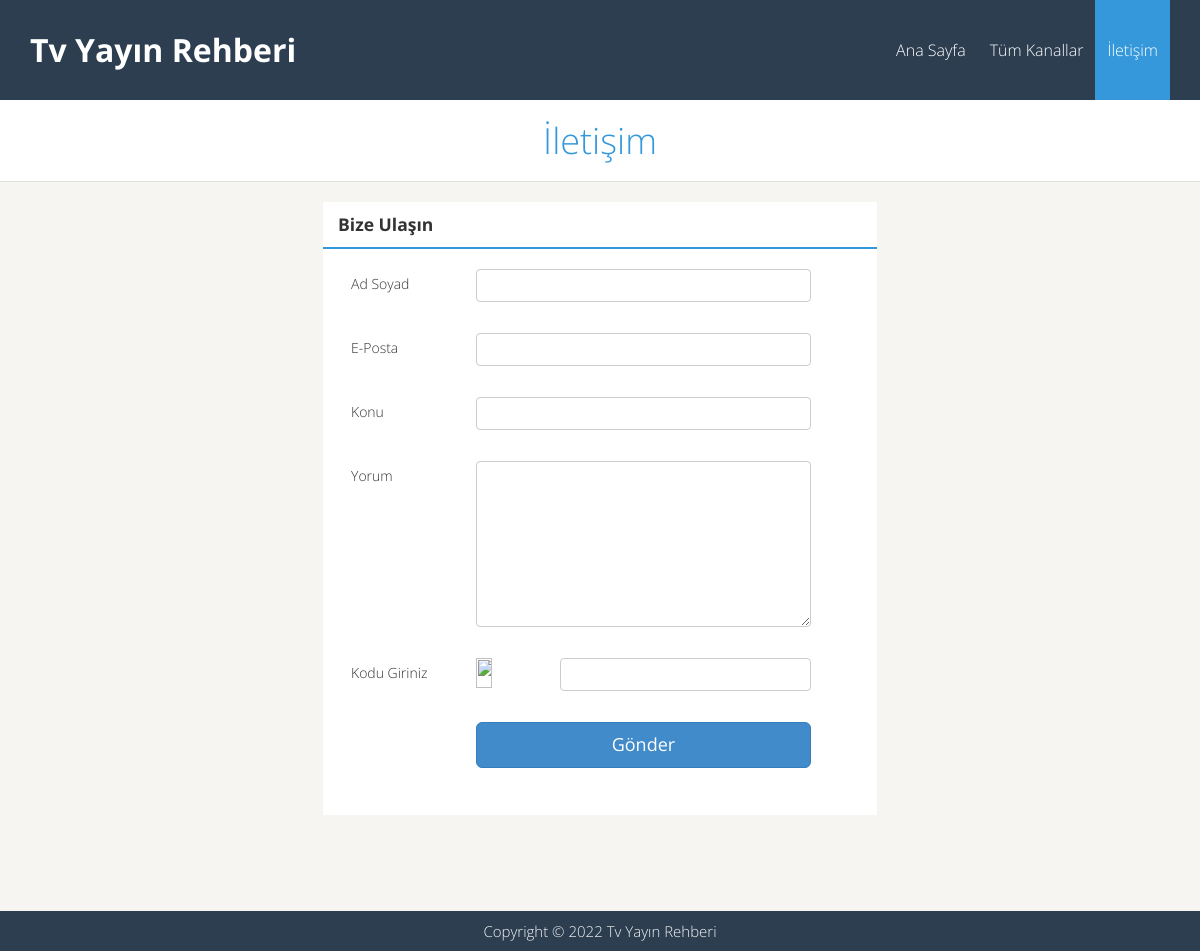
The page /iletisim on the database as committed earlier.
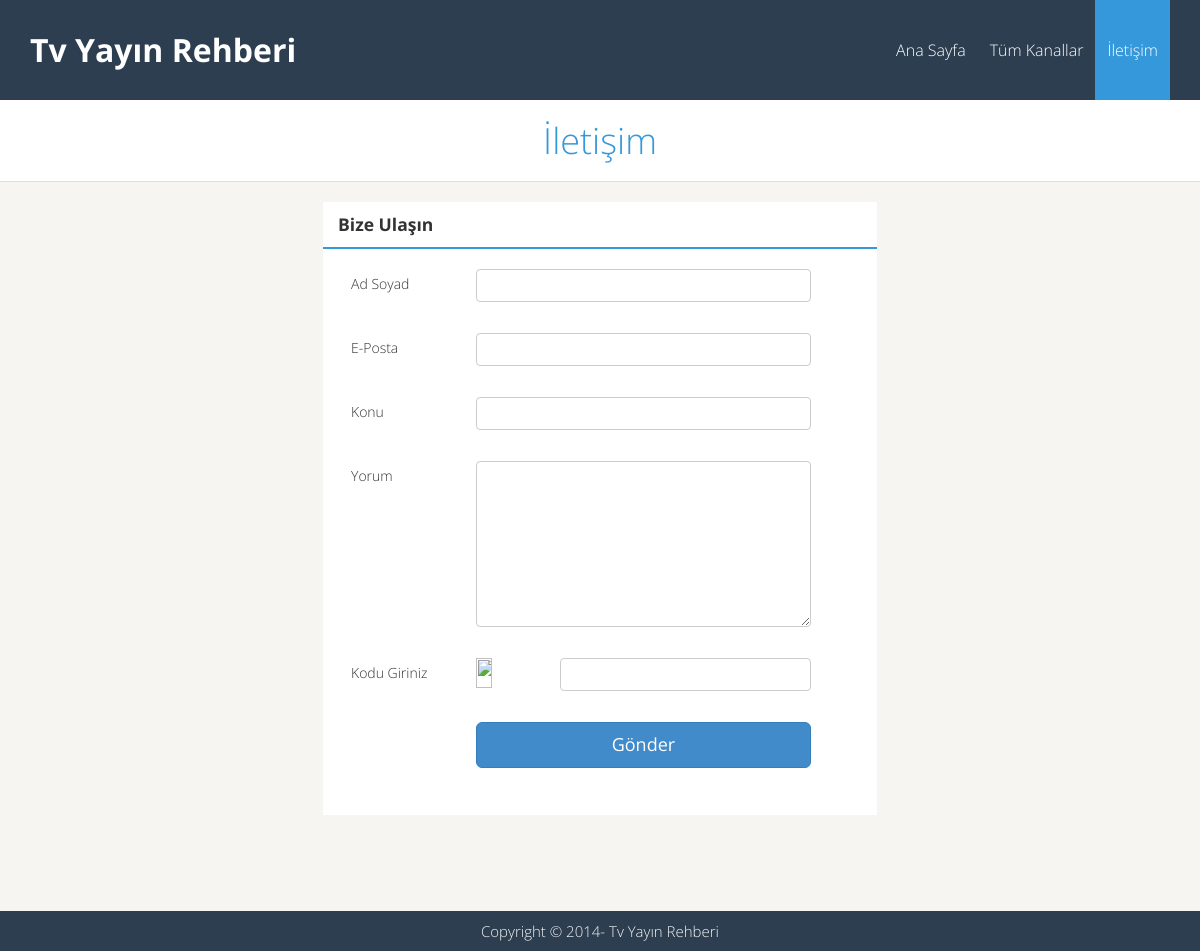
The same page on the database as committed later.
### tables this page shows
CREATE TABLE `ayarlar` (
  `site_url` varchar(225) NOT NULL,
  `site_tema` varchar(225) NOT NULL,
  `site_baslik` varchar(225) NOT NULL,
  `site_desc` text NOT NULL,
  `site_keyw` text NOT NULL,
  `admin_kadi` varchar(225) NOT NULL,
  `admin_sifre` varchar(225) NOT NULL,
  `site_durum` int NOT NULL,
  `site_footer` varchar(225) NOT NULL,
  `id` int NOT NULL
);

### www/system/ayar.php (called while the page is built, shortened)
<?php
require_once('libs/Database.php');
$db = new Database(DB_HOST, DB_USER, DB_PASS);
$sql = "SELECT * FROM ayarlar";
$ayar = $db->select($sql)[0];
?>

### www/system/libs/Database.php (called while the page is built, shortened)
<?php
class Database extends PDO{
    public function select($sql, $array = array(), $fetchMode = PDO::FETCH_ASSOC){
        $sth = $this->prepare($sql);
        $sth->execute();
        return $sth->fetchAll($fetchMode);
    }
}

### www/system/function.php (called while the page is built, shortened)
<?php
	function g($par){
		return strip_tags(trim(addslashes($_GET[$par])));
	}
?>

### www/theme/default/index.php (the view, shortened to what this page needs)
<!doctype html>
<html lang="en">
<head>
	<link rel="stylesheet" href="<?php echo TEMPLATE_URL; ?>/css/normalize.css">
	<link rel="stylesheet" href="<?php echo TEMPLATE_URL; ?>/css/base.css">
	<link rel="stylesheet" href="<?php echo TEMPLATE_URL; ?>/css/m_grid.css">
	<link rel="stylesheet" href="<?php echo TEMPLATE_URL; ?>/css/avgrund.css">
	<link rel="stylesheet" href="<?php echo TEMPLATE_URL; ?>/css/custom.css">
</head>
<body>
	<div class="header_wrapper full-width clearfix">
		<div class="container_1140 clearfix">
			<a href="<?php echo URL; ?>" class="logo mpzero pull-left"><?php echo $ayar['site_baslik']; ?></a>
			<nav class="nav_menu pull-right m_hidden-phone m_hidden-tablet">
				<ul class="mpzero">
					<?php $s = g('sayfa'); ?>
					<li class="<?php if($s == ""){ echo "active"; } ?>"><a href="<?php echo URL; ?>">Ana Sayfa</a></li>
					<li class="<?php if($s == "tum-kanallar"){ echo "active"; } ?>"><a href="<?php echo URL; ?>/tum-kanallar">Tüm Kanallar</a></li>
					<li class="<?php if($s == "iletisim"){ echo "active"; } ?>"><a href="<?php echo URL; ?>/iletisim">İletişim</a></li>
				</ul>
			</nav>
		</div>
	</div>
	<div class="footer_wrapper footer-stick">
		<div class="container_1140 row row-pad clearfix">
			<p class="mpzero text-center"><?php echo $ayar['site_footer']; ?></p>
		</div>
	</div>
</body>
</html>

Rows that differ between the two databases and show on the page:
changed ayarlar "Tv Yayın Rehberi": site_footer "Copyright © 2022 Tv Yayın Rehberi" → "Copyright © 2014- Tv Yayın Rehberi"
